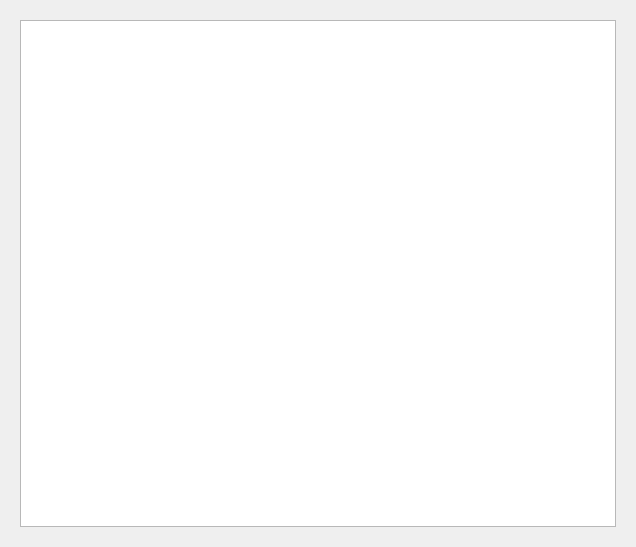
<?xml version="1.0" encoding="UTF-8"?>
<ui version="4.0">
 <class>Wid_PhantomSelect</class>
 <widget class="QWidget" name="Wid_PhantomSelect">
  <property name="geometry">
   <rect>
    <x>0</x>
    <y>0</y>
    <width>636</width>
    <height>547</height>
   </rect>
  </property>
  <property name="windowTitle">
   <string>Phantom Selection Window</string>
  </property>
  <layout class="QGridLayout" name="gridLayout">
   <item row="0" column="0">
    <widget class="QFrame" name="frame_SelectPhantom">
     <property name="frameShape">
      <enum>QFrame::NoFrame</enum>
     </property>
     <property name="frameShadow">
      <enum>QFrame::Raised</enum>
     </property>
     <layout class="QVBoxLayout" name="verticalLayout">
      <item>
       <widget class="QListWidget" name="ListWid_SelectPhantom"/>
      </item>
     </layout>
    </widget>
   </item>
  </layout>
 </widget>
 <resources/>
 <connections/>
</ui>
